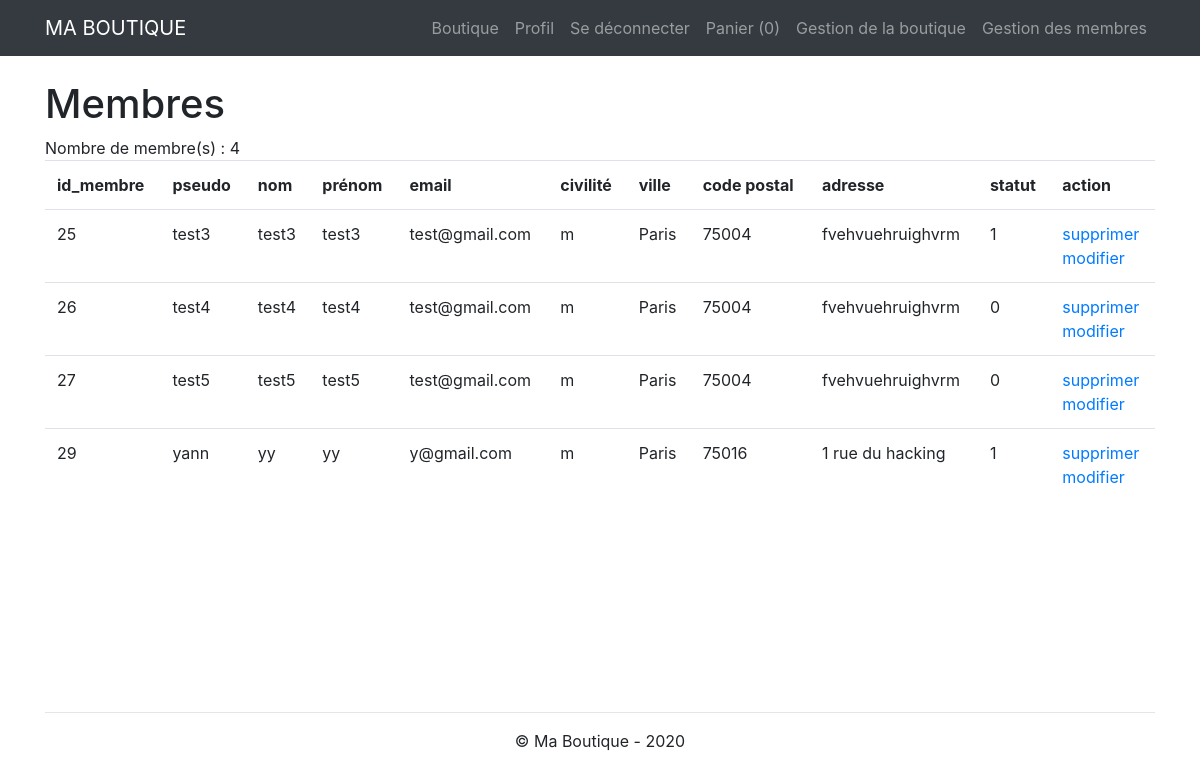
Screenshot of /admin/gestion_membres.php (signed in) with the database file from the repository.
### tables this page shows
CREATE TABLE `membre` (
  `id_membre` int(3) NOT NULL,
  `pseudo` varchar(20) NOT NULL,
  `mdp` varchar(255) NOT NULL,
  `nom` varchar(20) NOT NULL,
  `prenom` varchar(20) NOT NULL,
  `email` varchar(50) NOT NULL,
  `civilite` enum('m','f') NOT NULL,
  `ville` varchar(20) NOT NULL,
  `code_postal` int(5) NOT NULL,
  `adresse` varchar(50) NOT NULL,
  `statut` int(1) NOT NULL DEFAULT '0'
);

### inc/functions.php (called while the page is built, shortened)
<?php
function executeRequete($requete, $param = array()){
    global $pdo;
    $resultat = $pdo->prepare($requete);
    $succes = $resultat->execute($param);
    if($succes){
        return $resultat;
    }else{
        return false;
    }
}

### inc/init.php (called while the page is built, shortened)
<?php
$pdo = new PDO('mysql:host=localhost;dbname=site',
                'root',
                'root',
                array(
                    PDO::ATTR_ERRMODE => PDO::ERRMODE_WARNING,
                    PDO::MYSQL_ATTR_INIT_COMMAND => 'SET NAMES utf8'
                ));
$contenu = '';
require_once 'functions.php';

### admin/gestion_membres.php (the view, shortened to what this page needs)
<?php
require_once("../inc/init.php");
$resultat = executeRequete("SELECT id_membre,pseudo, nom, prenom, email, civilite, ville, code_postal, adresse, statut FROM membre");
$contenu .=  "Nombre de membre(s) : " . $resultat->rowCount();
$contenu .=  '<table class="table">';
		$contenu .=  '<tr>';
			$contenu .=  '<th> id_membre </th>';
			$contenu .=  '<th> pseudo </th>';
			$contenu .=  '<th> nom </th>';
			$contenu .=  '<th> prénom </th>';
			$contenu .=  '<th> email </th>';
			$contenu .=  '<th> civilité </th>';
			$contenu .=  '<th> ville </th>';
			$contenu .=  '<th> code postal </th>';
			$contenu .=  '<th> adresse </th>';
			$contenu .=  '<th> statut </th>';
			$contenu .=  '<th> action </th>';
		$contenu .=  '</tr>';
		while ($membre = $resultat->fetch(PDO::FETCH_ASSOC))
		{
			$contenu .=  '<tr>';
				foreach ($membre as $indice => $information)
				{
					$contenu .=  '<td>' . $information . '</td>';
				}
				$contenu .=  '<td>';
					$contenu .=  '<div><a href="?action=supprimer_membre&id_membre=' . $membre['id_membre'] . '" onclick="return(confirm(\'Etes-vous sûr de vouloir supprimer ce membre?\'));"> supprimer </a></div>';
					$contenu .=  '<div><a href="?action=modifier_statut&id_membre=' . $membre['id_membre'] . '&statut='. $membre['statut'] .'"> modifier </a></div>';
				$contenu .=  '</td>';
			$contenu .=  '</tr>';
		}
$contenu .=  '</table>';
require_once("../inc/header.php");
echo '<h1 class="mt-4"> Membres </h1>';
echo $contenu;
require_once("../inc/footer.php");

### rows the page displays
membre: id_membre "25", pseudo "test3", nom "test3", prenom "test3", email "test@gmail.com", civilite "m", ville "Paris", code_postal "75004", adresse "fvehvuehruighvrm", statut "1"
membre: id_membre "26", pseudo "test4", nom "test4", prenom "test4", email "test@gmail.com", civilite "m", ville "Paris", code_postal "75004", adresse "fvehvuehruighvrm", statut "0"
membre: id_membre "27", pseudo "test5", nom "test5", prenom "test5", email "test@gmail.com", civilite "m", ville "Paris", code_postal "75004", adresse "fvehvuehruighvrm", statut "0"
membre: id_membre "29", pseudo "yann", nom "yy", prenom "yy", email "y@gmail.com", civilite "m", ville "Paris", code_postal "75016", adresse "1 rue du hacking", statut "1"

### other values shown
calcItemNumber() "0"
$contenu "Nombre de membre(s) : 4"
